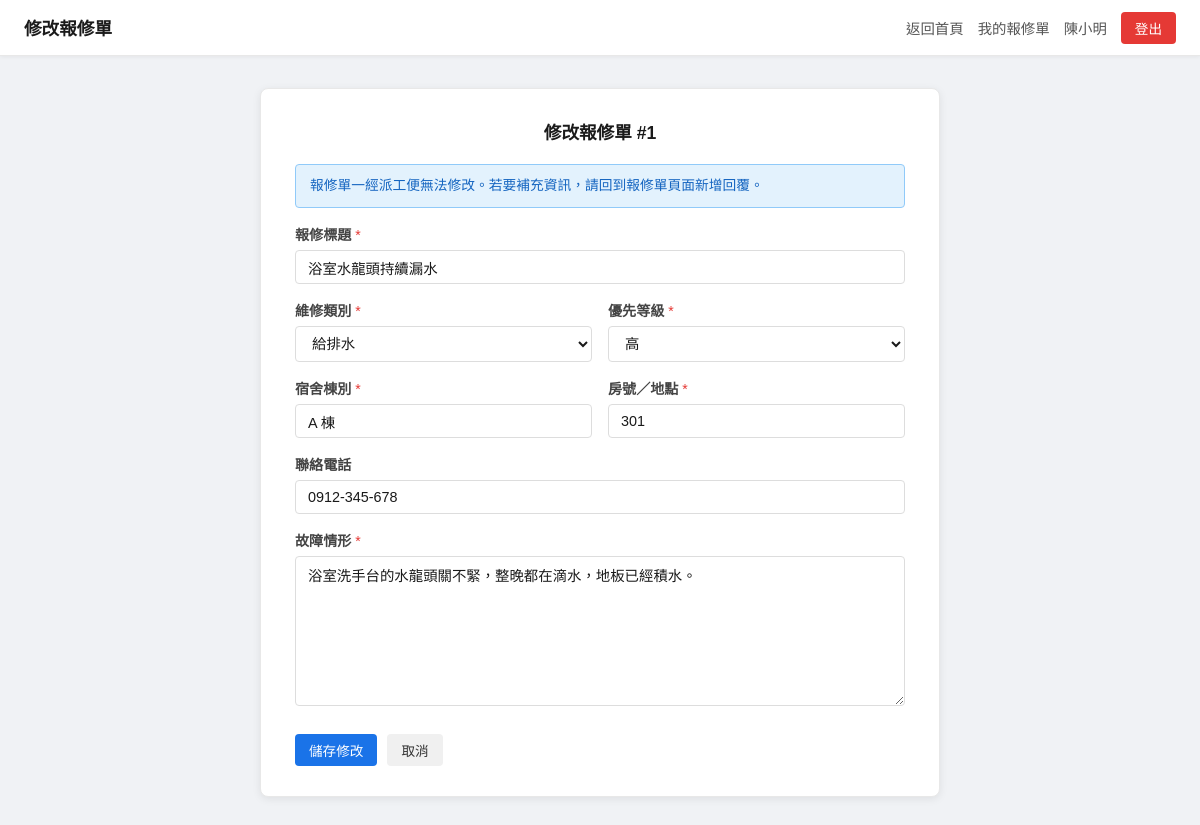
Screenshot of /repair/1/edit (signed in) with the database file from the repository.
### tables this page shows
CREATE TABLE users (
            id            INTEGER PRIMARY KEY AUTOINCREMENT,
            email         TEXT    UNIQUE NOT NULL,
            hash          TEXT    NOT NULL,
            role          INTEGER NOT NULL DEFAULT 1,
            name          TEXT,
            display_name  TEXT,
            dorm_building TEXT,
            room_no       TEXT,
            phone         TEXT,
            is_active     INTEGER NOT NULL DEFAULT 1,
            is_deleted    INTEGER NOT NULL DEFAULT 0,
            created_at    TEXT    NOT NULL DEFAULT (datetime('now')),
            last_login_at TEXT
        );

CREATE TABLE repair_requests (
            id             INTEGER PRIMARY KEY AUTOINCREMENT,
            requester_id   INTEGER NOT NULL,
            title          TEXT    NOT NULL,
            category       TEXT    NOT NULL DEFAULT 'other',
            priority       TEXT    NOT NULL DEFAULT 'normal',
            dorm_building  TEXT    NOT NULL,
            room_no        TEXT    NOT NULL,
            contact_phone  TEXT,
            request_status TEXT    NOT NULL DEFAULT 'pending',
            assigned_to    INTEGER,
            assigned_at    TEXT,
            started_at     TEXT,
            closed_at      TEXT,
            created_at     TEXT    NOT NULL DEFAULT (datetime('now')),
            updated_at     TEXT    NOT NULL DEFAULT (datetime('now')),
            is_deleted     INTEGER NOT NULL DEFAULT 0
        );

CREATE TABLE repair_logs (
            id         INTEGER PRIMARY KEY AUTOINCREMENT,
            request_id INTEGER NOT NULL,
            user_id    INTEGER NOT NULL,
            log_type   TEXT    NOT NULL DEFAULT 'comment',
            content    TEXT    NOT NULL,
            created_at TEXT    NOT NULL DEFAULT (datetime('now')),
            updated_at TEXT    NOT NULL DEFAULT (datetime('now')),
            is_deleted INTEGER NOT NULL DEFAULT 0
        );

### blueprints/repair/__init__.py (the view)
@repair_bp.route('/<int:request_id>/edit', methods=['GET', 'POST'])
@login_required
def edit_request(request_id):
    user = _current_user()
    if not _is_usable(user):
        session.clear()
        return redirect(url_for('auth.login_page'))
    req = db.get_request(request_id)
    if not req or req['is_deleted']:
        flash('報修單不存在或已刪除', 'error')
        return redirect(url_for('repair.index'))
    if req['requester_id'] != user['id']:
        flash('無權限修改此報修單', 'error')
        return redirect(url_for('repair.detail', request_id=request_id))
    if req['request_status'] != 'pending':
        flash('只有待受理的報修單可以修改', 'error')
        return redirect(url_for('repair.detail', request_id=request_id))
    error = None
    if request.method == 'POST':
        form  = {k: request.form.get(k, '').strip() for k in _FORM_FIELDS}
        error = _validate_request_form(form)
        if not error:
            db.update_request(
                request_id    = request_id,
                user_id       = user['id'],
                title         = form['title'],
                category      = form['category'],
                priority      = form['priority'],
                dorm_building = form['dorm_building'],
                room_no       = form['room_no'],
                contact_phone = form['contact_phone'] or None,
                description   = form['description'],
            )
            flash('報修單已更新', 'success')
            return redirect(url_for('repair.detail', request_id=request_id))
    else:
        report = db.get_report_log(request_id)
        form   = {
            'title':         req['title'],
            'description':   report['content'] if report else '',
            'dorm_building': req['dorm_building'],
            'room_no':       req['room_no'],
            'contact_phone': req['contact_phone'] or '',
            'category':      req['category'],
            'priority':      req['priority'],
        }
    return render_template(
        'repair/request_form.html',
        user=user, form=form, error=error, mode='edit', req=req,
        category_labels=CATEGORY_LABELS,
        priority_labels=PRIORITY_LABELS,
    )

### blueprints/repair/__init__.py (called while the page is built)
def _current_user():
    return db.find_user_by_id(session['user_id'])

### db/connection.py (called while the page is built)
def _get_conn():
    from db import DB_PATH
    conn = sqlite3.connect(DB_PATH)
    conn.row_factory = sqlite3.Row
    conn.execute("PRAGMA journal_mode=WAL")
    return conn

### db/repair.py (called while the page is built)
def get_request(request_id):
    conn = _get_conn()
    row  = conn.execute(
        f'SELECT {_LIST_COLUMNS}, r.is_deleted,'
        ' req.email AS requester_email, req.phone AS requester_phone'
        f' {_LIST_JOINS} WHERE r.id = ?',
        (request_id,)
    ).fetchone()
    conn.close()
    return row

def get_report_log(request_id):
    conn = _get_conn()
    row  = conn.execute(
        "SELECT * FROM repair_logs"
        " WHERE request_id = ? AND log_type = 'report' AND is_deleted = 0"
        " ORDER BY id LIMIT 1",
        (request_id,)
    ).fetchone()
    conn.close()
    return row

### db/users.py (called while the page is built)
def find_user_by_id(user_id):
    conn = _get_conn()
    row = conn.execute(
        'SELECT id, email, role, name, display_name, dorm_building, room_no, phone,'
        ' is_active, is_deleted, created_at, last_login_at FROM users WHERE id = ?',
        (user_id,)
    ).fetchone()
    conn.close()
    return row

### utils.py (called while the page is built)
def _is_usable(user):
    return user and user['is_active'] and not user['is_deleted']

def login_required(f):
    @wraps(f)
    def decorated(*args, **kwargs):
        if 'user_id' not in session:
            return redirect(url_for('auth.login_page'))
        return f(*args, **kwargs)
    return decorated

### templates/repair/request_form.html (shortened to what this page needs)
{% extends "base.html" %}
{% block head %}
<link rel="stylesheet" href="{{ url_for('static', filename='repair.css') }}">
{% endblock %}
{% block body %}
<div class="repair-layout">
  <div class="repair-topbar">
    <span class="repair-topbar-title">{{ '修改報修單' if mode == 'edit' else '我要報修' }}</span>
    <div class="repair-topbar-nav">
      <a href="{{ url_for('hub.home') }}" class="repair-nav-link">返回首頁</a>
      <a href="{{ url_for('repair.index') }}" class="repair-nav-link">我的報修單</a>
      <span class="repair-nav-user">{{ user['name'] or user['display_name'] or user['email'] }}</span>
      <a href="{{ url_for('auth.logout') }}" class="repair-btn repair-btn-danger">登出</a>
    </div>
  </div>
  <div class="repair-form-page">
    <div class="repair-form-card">
      <h2>{{ '修改報修單 #%s' % req['id'] if mode == 'edit' else '申報宿舍設施故障' }}</h2>
      {% if mode == 'edit' %}
        <div class="repair-alert repair-alert-info">
          報修單一經派工便無法修改。若要補充資訊，請回到報修單頁面新增回覆。
        </div>
      {% endif %}
      <form method="POST"
            action="{{ url_for('repair.edit_request', request_id=req['id']) if mode == 'edit'
                       else url_for('repair.new_request') }}"
            novalidate>
        <div class="repair-form-group">
          <label for="title">報修標題 <span class="required">*</span></label>
          <input type="text" id="title" name="title" value="{{ form['title'] }}"
                 placeholder="一句話描述問題，例如「浴室水龍頭持續漏水」">
        </div>
        <div class="repair-form-row">
          <div class="repair-form-group">
            <label for="category">維修類別 <span class="required">*</span></label>
            <select id="category" name="category">
              {% for key, label in category_labels.items() %}
                <option value="{{ key }}" {{ 'selected' if form['category'] == key }}>{{ label }}</option>
              {% endfor %}
            </select>
          </div>
          <div class="repair-form-group">
            <label for="priority">優先等級 <span class="required">*</span></label>
            <select id="priority" name="priority">
              {% for key, label in priority_labels.items() %}
                <option value="{{ key }}" {{ 'selected' if form['priority'] == key }}>{{ label }}</option>
              {% endfor %}
            </select>
          </div>
        </div>
        <div class="repair-form-row">
          <div class="repair-form-group">
            <label for="dorm_building">宿舍棟別 <span class="required">*</span></label>
            <input type="text" id="dorm_building" name="dorm_building"
                   value="{{ form['dorm_building'] }}" placeholder="例如 A 棟">
          </div>
          <div class="repair-form-group">
            <label for="room_no">房號／地點 <span class="required">*</span></label>
            <input type="text" id="room_no" name="room_no"
                   value="{{ form['room_no'] }}" placeholder="例如 301 或 3 樓走廊">
          </div>
        </div>
        <div class="repair-form-group">
          <label for="contact_phone">聯絡電話</label>
          <input type="text" id="contact_phone" name="contact_phone"
                 value="{{ form['contact_phone'] }}" placeholder="選填，維修人員到場前會先聯繫">
        </div>
        <div class="repair-form-group">
          <label for="description">故障情形 <span class="required">*</span></label>
          <textarea id="description" name="description"
                    placeholder="請描述故障的位置、症狀與發生時間，越具體越能縮短處理時間">{{ form['description'] }}</textarea>
        </div>
        <div class="repair-form-actions">
          <button type="submit" class="repair-btn repair-btn-primary">
            {{ '儲存修改' if mode == 'edit' else '送出報修' }}
          </button>
          <a href="{{ url_for('repair.detail', request_id=req['id']) if mode == 'edit'
                     else url_for('repair.index') }}"
             class="repair-btn repair-btn-secondary">取消</a>
        </div>
      </form>
    </div>
  </div>
</div>
{% endblock %}

### static/common.css (style rules this page uses)
:root { --btn-primary-bg: #1a73e8; --btn-primary-hover: #1557b0; --btn-secondary-bg: #f0f0f0; --btn-secondary-color: #333; --btn-secondary-hover: #e0e0e0; --btn-danger-bg: #e53935; --btn-danger-hover: #c62828; --btn-action-bg: #f5f5f5; --btn-action-border: #ccc; --btn-action-color: #333; --btn-action-hover: #e8e8e8; --btn-action-danger-border: #e57373; --btn-action-danger-bg: #fff; --btn-action-danger-color: #c62828; --btn-action-danger-hover: #ffebee; }

### static/login.css (style rules this page uses)
* { box-sizing: border-box; margin: 0; padding: 0; }
body { font-family: Arial, sans-serif; background-color: #f0f2f5; display: flex; justify-content: center; align-items: center; min-height: 100vh; }
h2 { font-size: 1.25rem; margin-bottom: 28px; text-align: center; color: #1a1a1a; }
label { display: block; font-size: 0.875rem; font-weight: bold; color: #333; margin-bottom: 6px; }
input[type="email"], input[type="password"], input[type="text"] { width: 100%; padding: 10px 12px; font-size: 1rem; border: 1px solid #ccc; border-radius: 4px; outline: none; transition: border-color 0.2s; }
.required { color: #e53935; font-weight: normal; }

### static/repair.css (style rules this page uses)
body { display: block; background-color: #f0f2f5; font-family: Arial, sans-serif; min-height: 100vh; margin: 0; }
.repair-layout { display: flex; flex-direction: column; min-height: 100vh; }
.repair-topbar { background: #fff; border-bottom: 1px solid #e8e8e8; padding: 0 24px; height: 56px; display: flex; align-items: center; justify-content: space-between; box-shadow: 0 1px 4px rgba(0, 0, 0, 0.06); flex-shrink: 0; }
.repair-topbar-title { font-size: 1.1rem; font-weight: bold; color: #1a1a1a; }
.repair-topbar-nav { display: flex; align-items: center; gap: 14px; font-size: 0.9rem; }
.repair-nav-link { color: #555; text-decoration: none; }
.repair-nav-user { color: #555; }
.repair-btn { padding: 6px 14px; font-size: 0.85rem; border-radius: 4px; text-decoration: none; border: none; cursor: pointer; display: inline-block; transition: background-color 0.2s; font-family: inherit; }
.repair-btn-primary { background-color: var(--btn-primary-bg); color: #fff; }
.repair-btn-secondary { background-color: var(--btn-secondary-bg); color: var(--btn-secondary-color); }
.repair-btn-danger { background-color: var(--btn-danger-bg); color: #fff; }
.repair-form-page { flex: 1; display: flex; align-items: flex-start; justify-content: center; padding: 32px 24px; }
.repair-form-card { background: #fff; border-radius: 8px; box-shadow: 0 2px 8px rgba(0, 0, 0, 0.08); border: 1px solid #e8e8e8; padding: 30px 34px; width: 100%; max-width: 680px; }
.repair-form-card h2 { font-size: 1.1rem; font-weight: bold; color: #1a1a1a; margin: 0 0 20px 0; }
.repair-form-row { display: flex; gap: 16px; }
.repair-form-row .repair-form-group { flex: 1; min-width: 0; }
.repair-form-group { margin-bottom: 16px; }
.repair-form-group label { display: block; font-size: 0.88rem; font-weight: bold; color: #444; margin-bottom: 6px; }
.repair-form-group input[type="text"], .repair-form-group select, .repair-form-group textarea { width: 100%; box-sizing: border-box; padding: 8px 12px; font-size: 0.9rem; font-family: inherit; border: 1px solid #ddd; border-radius: 4px; outline: none; transition: border-color 0.2s; color: #1a1a1a; background: #fff; }
.repair-form-group textarea { resize: vertical; min-height: 150px; line-height: 1.6; }
.repair-form-actions { display: flex; gap: 10px; margin-top: 24px; }
.repair-alert { padding: 10px 14px; border-radius: 4px; font-size: 0.86rem; margin-bottom: 16px; line-height: 1.6; }
.repair-alert-info { background: #e3f2fd; color: #1565c0; border: 1px solid #90caf9; }

### rows the page displays
users: name "陳小明"
repair_requests: id "修改報修單 #1", title "浴室水龍頭持續漏水", dorm_building "A 棟", room_no "301", contact_phone "0912-345-678"
repair_logs: description "浴室洗手台的水龍頭關不緊，整晚都在滴水，地板已經積水。"

### other values shown
{{ '修改報修單' if mode == 'edit' else '我要報修' }} "修改報修單"
{{ '儲存修改' if mode == 'edit' else '送出報修' }} "儲存修改"
form field category "給排水"
form field priority "高"
